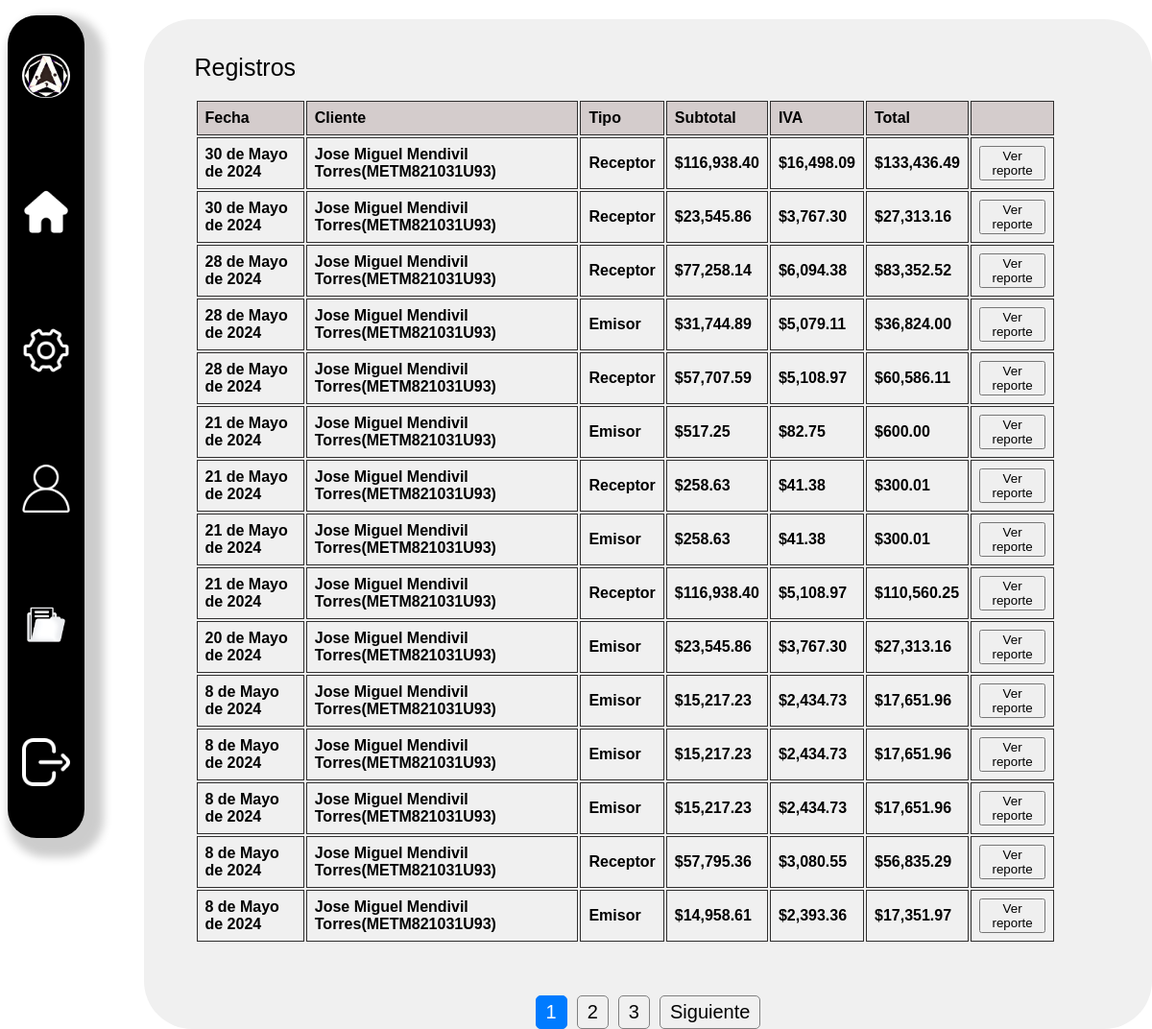
The page /registros (signed in) on the database its author committed.
### pagina_web/models.py (models this page shows)
class registro(models.Model):
    subtotal = models.FloatField(default=0)
    total = models.FloatField(default=0)
    iva = models.FloatField(default=0)
    id_cliente = models.ForeignKey(cliente, on_delete=models.DO_NOTHING)
    tipo = models.BooleanField() #0 Ingresos 1 Gastos
    fecha = models.DateField(default=date.today)

class cliente(models.Model):
    id_usuario=models.ForeignKey(User, on_delete=models.DO_NOTHING, default=1)
    nombre=models.CharField(max_length=100)
    apellido=models.CharField(max_length=100)
    rfc=models.CharField(max_length=13)

### pagina_web/views.py (the view, shortened to what this page needs)
# urls.py: path('registros', Registros.as_view(), name='registros'),
class Registros(View):
    @method_decorator(login_required(login_url='login'), name='dispatch')
    def get(self, request):
        registros = registro.objects.filter(id_cliente__id_usuario=request.user).order_by('-id')
        page = request.GET.get('page', 1)
        try:
            paginator = Paginator(registros, 15)
            aux_registros = paginator.page(page)
        except:
          raise   Http404
        return render(request, 'registros.html', {"entity": aux_registros, 'paginator':paginator})

### pagina_web/templates/registros.html (shortened to what this page needs)
{% extends 'layouts/navbar.html' %}
{% load static %}
{% block content %}
<link rel="stylesheet" type="text/css" href="{% static 'css/registros.css' %}">
<body>
    <div class="page" >
        <div class="contenido">
            <br>
            <br>
            <div style="margin-left:5%;">
                <label for="nombre" style="font-size: 25px;">Registros</label>
                <br>
                <br>
                <table id="miTabla">
                    <thead>
                        <tr>
                            <th>Fecha</th>
                            <th>Cliente</th>
                            <th>Tipo</th>
                            <th>Subtotal</th>
                            <th>IVA</th>
                            <th>Total</th>
                            <th></th>
                        </tr>
                    </thead>
                    <tbody id="tablaBody">
                        {% for item in entity %}
                            <tr>
                                <th>{{item.fecha}}</th>
                                <th>{{item.id_cliente.nombre}} {{item.id_cliente.apellido}}({{item.id_cliente.rfc}})</th>
                                {% if item.tipo == False %}
                                    <th>Receptor</th>
                                {% else %}
                                    <th>Emisor</th>
                                {% endif %}
                                <th>${{item.subtotal|floatformat:2}}</th>
                                <th>${{item.iva|floatformat:2}}</th>
                                <th>${{item.total|floatformat:2}}</th>
                                <th><button name="ver_reporte" id="ver_reporte" onclick="ver_reporte('{{item.id}}')">Ver reporte</button></th>
                            </tr>
                        {% endfor %}
                    </tbody>
                </table>
            </div>
            <br>
            <br>
            <br>
            <div>
                {% include 'layouts/paginator.html' %}
            </div>
        </div>
    </div>
</body>
{% endblock %}

### pagina_web/templates/layouts/navbar.html (shortened to what this page needs)
{% load static %}
<!DOCTYPE html>
<html lang="en">
<head>
    <link rel="stylesheet" type="text/css" href="{% static 'css/navbar.css' %}">
</head>
<body>
    <header>
        <nav class="menu">
            <ul>
                <li>
                    <a href="{% url 'home' %}"><img src="{% static 'images/logo.png' %}" alt="Home" style="width: 50px; border-radius: 40px;"></a>
                </li>
                <li>
                    <a href="{% url 'home' %}"><img src="{% static 'images/hogar.png' %}" alt="Home"></a>
                </li>
                <li>
                    <a href="{% url 'usuario' %}"><img src="{% static 'images/configuracion.png' %}" alt="Configuracion"></a>
                </li>
                <li>
                    <a href="{% url 'clientes' %}"><img src="{% static 'images/avatar.png' %}" alt="Clientes"></a>
                </li>
                <li>
                    <a href="{% url 'registros' %}"><img src="{% static 'images/registros.png' %}" alt="Registros"></a>
                </li>
                <li>
                    <form method="POST" action="{% url 'logout' %}">
                        <button style="border: none; background-color: black;" ><img src="{% static 'images/salida.png' %}" alt="Salir"></button>
                    </form>
                </li>
            </ul>
        </nav>
    </header>
        {% block content %}
        {% endblock %}
</body>
</html>

### pagina_web/templates/layouts/paginator.html (shortened to what this page needs)
{% if paginator.num_pages > 1%}
<div class="d-flex justify-content-center">
    <ul class="pagination">
        {% for page in paginator.page_range %}
            {% if page < 7 or page == entity.number %}
            <li class="page-item {% if page == entity.number %}active{% endif %}">
                <a class="page-link" href="?page={{ page }}#pagtable">{{ page }}</a>
            </li>
            {% endif %}
        {% endfor %}
        {% if entity.has_next %}
            <li class="page-item d-none d-sm-block">
                <a class="page-link" href="?page={{ entity.next_page_number }}#pagtable">Siguiente</a>
            </li>
        {% endif %}
    </ul>
</div>
{% endif %}

### pagina_web/static/css/navbar.css (style rules this page uses)
header { min-height: 97vh; width: 90px; align-items: center; }
.menu { position: fixed; display: inline-block; text-align: left; background-color: black; width: 80px; min-height: 95vh; border-radius: 30px; align-items: center; text-align: center; box-shadow: 10px 10px 10px 10px rgba(0, 0, 0, 0.2); margin-top: 8px; }
ul { list-style: none; padding: 0; margin: 0; }
li { margin-bottom: 50px; }
a { text-decoration: none; display: block; }
.menu img { width: 50px; margin-top: 40px; }

### pagina_web/static/css/registros.css (style rules this page uses)
body { font-family: Arial, sans-serif; }
th { padding: 8px; border: 1px solid #2f2e2e; text-align: left; }
.contenido { background-color: #F0F0F0; border-radius: 50px; width: 100%; min-height: 100%; overflow: hidden; float:left; }
.page { position: absolute; top: 20px; left: 150px; min-width: 85%; z-index: 5; height: 93%; }
thead { background-color: #D4CCCC; }
table { width: 90%; }

### pagina_web/templates/layouts/paginator.html (style rules this page uses)
.pagination { display: flex; justify-content: center; list-style: none; }
.page-item { margin: 0 5px; }
.page-link { font-size: 20px; padding: 5px 10px; border: 1px solid grey; border-radius: 5px; text-decoration: none; color: black; }
.page-item.active .page-link { background-color: #007bff; color: white; border-color: #007bff; }

### rows shown on the page
registro: fecha "30 de Mayo de 2024", id_cliente.nombre "Jose Miguel", id_cliente.apellido "Mendivil Torres", id_cliente.rfc "METM821031U93", tipo "Receptor", subtotal "116,938.40", iva "16,498.09", total "133,436.49"
registro: fecha "30 de Mayo de 2024", id_cliente.nombre "Jose Miguel", id_cliente.apellido "Mendivil Torres", id_cliente.rfc "METM821031U93", tipo "Receptor", subtotal "23,545.86", iva "3,767.30", total "27,313.16"
registro: fecha "28 de Mayo de 2024", id_cliente.nombre "Jose Miguel", id_cliente.apellido "Mendivil Torres", id_cliente.rfc "METM821031U93", tipo "Receptor", subtotal "77,258.14", iva "6,094.38", total "83,352.52"
registro: fecha "28 de Mayo de 2024", id_cliente.nombre "Jose Miguel", id_cliente.apellido "Mendivil Torres", id_cliente.rfc "METM821031U93", tipo "Emisor", subtotal "31,744.89", iva "5,079.11", total "36,824.00"
registro: fecha "28 de Mayo de 2024", id_cliente.nombre "Jose Miguel", id_cliente.apellido "Mendivil Torres", id_cliente.rfc "METM821031U93", tipo "Receptor", subtotal "57,707.59", iva "5,108.97", total "60,586.11"
registro: fecha "21 de Mayo de 2024", id_cliente.nombre "Jose Miguel", id_cliente.apellido "Mendivil Torres", id_cliente.rfc "METM821031U93", tipo "Emisor", subtotal "517.25", iva "82.75", total "600.00"
registro: fecha "21 de Mayo de 2024", id_cliente.nombre "Jose Miguel", id_cliente.apellido "Mendivil Torres", id_cliente.rfc "METM821031U93", tipo "Receptor", subtotal "258.63", iva "41.38", total "300.01"
registro: fecha "21 de Mayo de 2024", id_cliente.nombre "Jose Miguel", id_cliente.apellido "Mendivil Torres", id_cliente.rfc "METM821031U93", tipo "Emisor", subtotal "258.63", iva "41.38", total "300.01"
registro: fecha "21 de Mayo de 2024", id_cliente.nombre "Jose Miguel", id_cliente.apellido "Mendivil Torres", id_cliente.rfc "METM821031U93", tipo "Receptor", subtotal "116,938.40", iva "5,108.97", total "110,560.25"
registro: fecha "20 de Mayo de 2024", id_cliente.nombre "Jose Miguel", id_cliente.apellido "Mendivil Torres", id_cliente.rfc "METM821031U93", tipo "Emisor", subtotal "23,545.86", iva "3,767.30", total "27,313.16"
registro: fecha "8 de Mayo de 2024", id_cliente.nombre "Jose Miguel", id_cliente.apellido "Mendivil Torres", id_cliente.rfc "METM821031U93", tipo "Emisor", subtotal "15,217.23", iva "2,434.73", total "17,651.96"
registro: fecha "8 de Mayo de 2024", id_cliente.nombre "Jose Miguel", id_cliente.apellido "Mendivil Torres", id_cliente.rfc "METM821031U93", tipo "Emisor", subtotal "15,217.23", iva "2,434.73", total "17,651.96"
registro: fecha "8 de Mayo de 2024", id_cliente.nombre "Jose Miguel", id_cliente.apellido "Mendivil Torres", id_cliente.rfc "METM821031U93", tipo "Emisor", subtotal "15,217.23", iva "2,434.73", total "17,651.96"
registro: fecha "8 de Mayo de 2024", id_cliente.nombre "Jose Miguel", id_cliente.apellido "Mendivil Torres", id_cliente.rfc "METM821031U93", tipo "Receptor", subtotal "57,795.36", iva "3,080.55", total "56,835.29"
registro: fecha "8 de Mayo de 2024", id_cliente.nombre "Jose Miguel", id_cliente.apellido "Mendivil Torres", id_cliente.rfc "METM821031U93", tipo "Emisor", subtotal "14,958.61", iva "2,393.36", total "17,351.97"

### other values the page prints
{{ page }} "1" "2" "3"
